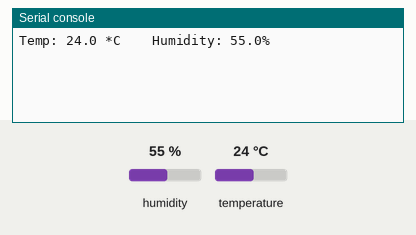
This program was run on a simulated Raspberry Pi Pico running CircuitPython. Shown: the last lines printed to the serial console. The inputs (shaded band) are chosen by the test bench; at power-on: humidity 55 %, temperature 24 °C.

Above: at 1.2 s.
1.3 s: humidity set to 22 %
At 2.0 s:
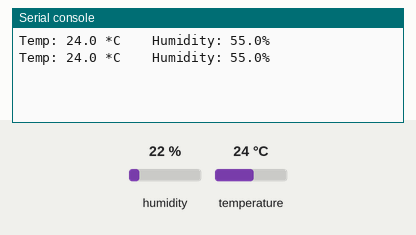
4.3 s: temperature set to 12 °C
At 6.8 s:
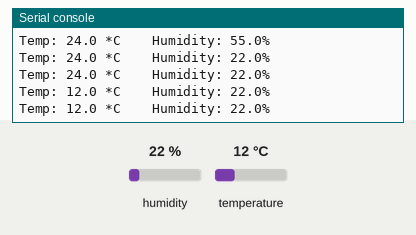
7.3 s: humidity set to 40 %
At 9.0 s:
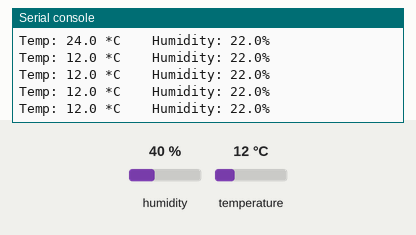
Timing chart, 0 to 10.5 s (numbered marks = the images above; inputs shaded):
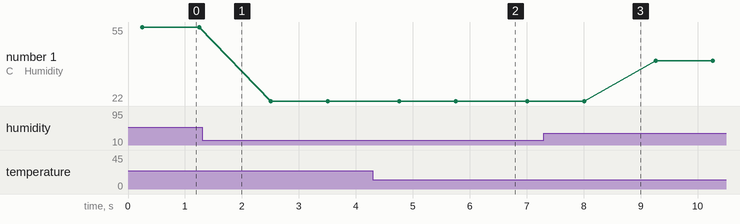

Measured:
- after the input at 4.3 s, the serial console: prints a new line after 0.46 s (image 2)
- plotted number 1: 55 → 22 after the input at 1.3 s, 22 → 40 after the input at 7.3 s

The program:

main_dht22.py
```python
import board
import adafruit_dht
import time

dht = adafruit_dht.DHT22(board.GP15)

while True:
    try:
        temperature = dht.temperature
        humidity = dht.humidity
        print("Temp: {:.1f} *C \t Humidity: {}%".format(temperature, humidity))
    except RuntimeError as e:
        print("Reading from DHT failure: ", e.args)
    time.sleep(1)
```
